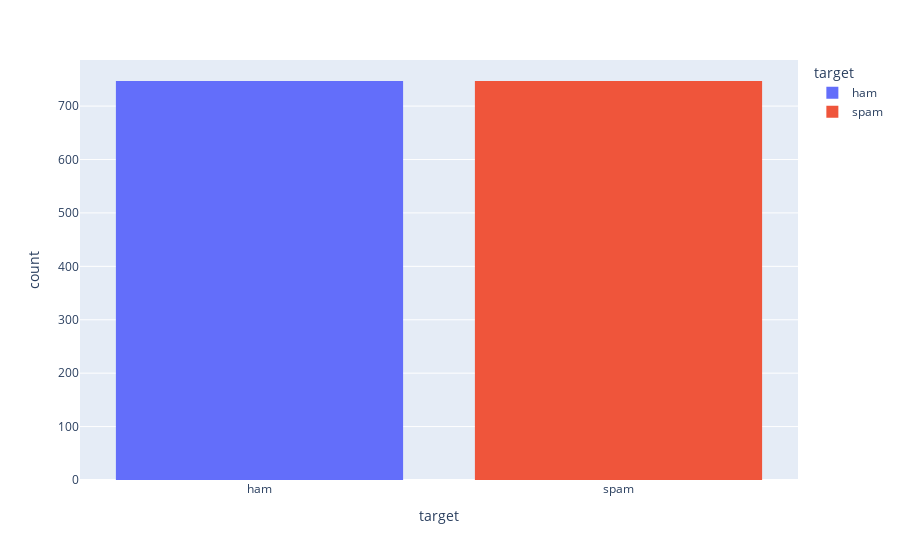

Source (notebook cell):
### Code cell
ham_msg = df[df.target == 'ham']
spam_msg = df[df.target == 'spam']
ham_msg = ham_msg.sample(n=len(spam_msg),
                         random_state=42)
 
balanced_data = pd.concat([ham_msg, spam_msg], ignore_index=True)


fig=px.histogram(balanced_data,x='target',color='target')
fig.show()

### Figure 1 — Plotly figure (JSON) as saved in the notebook; plotly's stock layout.template omitted (floating-point values rounded to 4 significant figures; data arrays with more than 128 entries replaced by an {"elided": "..."} marker saying what was removed)
{"data": [{"alignmentgroup": "True", "bingroup": "x", "hovertemplate": "target=%{x}<br>count=%{y}<extra></extra>", "legendgroup": "ham", "marker": {"color": "#636efa", "pattern": {"shape": ""}}, "name": "ham", "offsetgroup": "ham", "orientation": "v", "showlegend": true, "type": "histogram", "x": {"elided": "747 str values"}, "xaxis": "x", "yaxis": "y"}, {"alignmentgroup": "True", "bingroup": "x", "hovertemplate": "target=%{x}<br>count=%{y}<extra></extra>", "legendgroup": "spam", "marker": {"color": "#EF553B", "pattern": {"shape": ""}}, "name": "spam", "offsetgroup": "spam", "orientation": "v", "showlegend": true, "type": "histogram", "x": {"elided": "747 str values"}, "xaxis": "x", "yaxis": "y"}], "layout": {"barmode": "relative", "legend": {"title": {"text": "target"}, "tracegroupgap": 0}, "margin": {"t": 60}, "xaxis": {"anchor": "y", "categoryarray": ["ham", "spam"], "categoryorder": "array", "domain": [0, 1], "title": {"text": "target"}}, "yaxis": {"anchor": "x", "domain": [0, 1], "title": {"text": "count"}}}}
